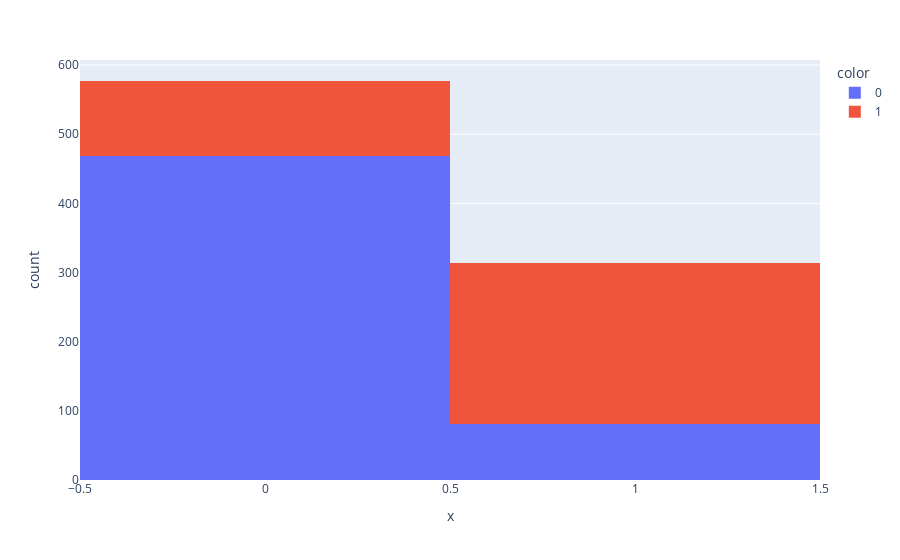

The cell this chart's notebook holds for it:
### Code cell
px.histogram(
    x = train.Sex.dropna().replace(
        ['male', 'female'], [0, 1]
    ), 
    color = train.Survived
).show()

### Figure 1 — Plotly figure (JSON) as saved in the notebook; plotly's stock layout.template omitted (floating-point values rounded to 4 significant figures; data arrays with more than 128 entries replaced by an {"elided": "..."} marker saying what was removed)
{"data": [{"alignmentgroup": "True", "bingroup": "x", "hovertemplate": "color=0<br>x=%{x}<br>count=%{y}<extra></extra>", "legendgroup": "0", "marker": {"color": "#636efa", "pattern": {"shape": ""}}, "name": "0", "offsetgroup": "0", "orientation": "v", "showlegend": true, "type": "histogram", "x": {"elided": "549 int values"}, "xaxis": "x", "yaxis": "y"}, {"alignmentgroup": "True", "bingroup": "x", "hovertemplate": "color=1<br>x=%{x}<br>count=%{y}<extra></extra>", "legendgroup": "1", "marker": {"color": "#EF553B", "pattern": {"shape": ""}}, "name": "1", "offsetgroup": "1", "orientation": "v", "showlegend": true, "type": "histogram", "x": {"elided": "342 int values"}, "xaxis": "x", "yaxis": "y"}], "layout": {"autosize": true, "barmode": "relative", "legend": {"title": {"text": "color"}, "tracegroupgap": 0}, "margin": {"t": 60}, "xaxis": {"anchor": "y", "autorange": true, "domain": [0, 1], "range": [-0.5, 1.5], "title": {"text": "x"}, "type": "linear"}, "yaxis": {"anchor": "x", "autorange": true, "domain": [0, 1], "range": [0, 607.4], "title": {"text": "count"}}}}
